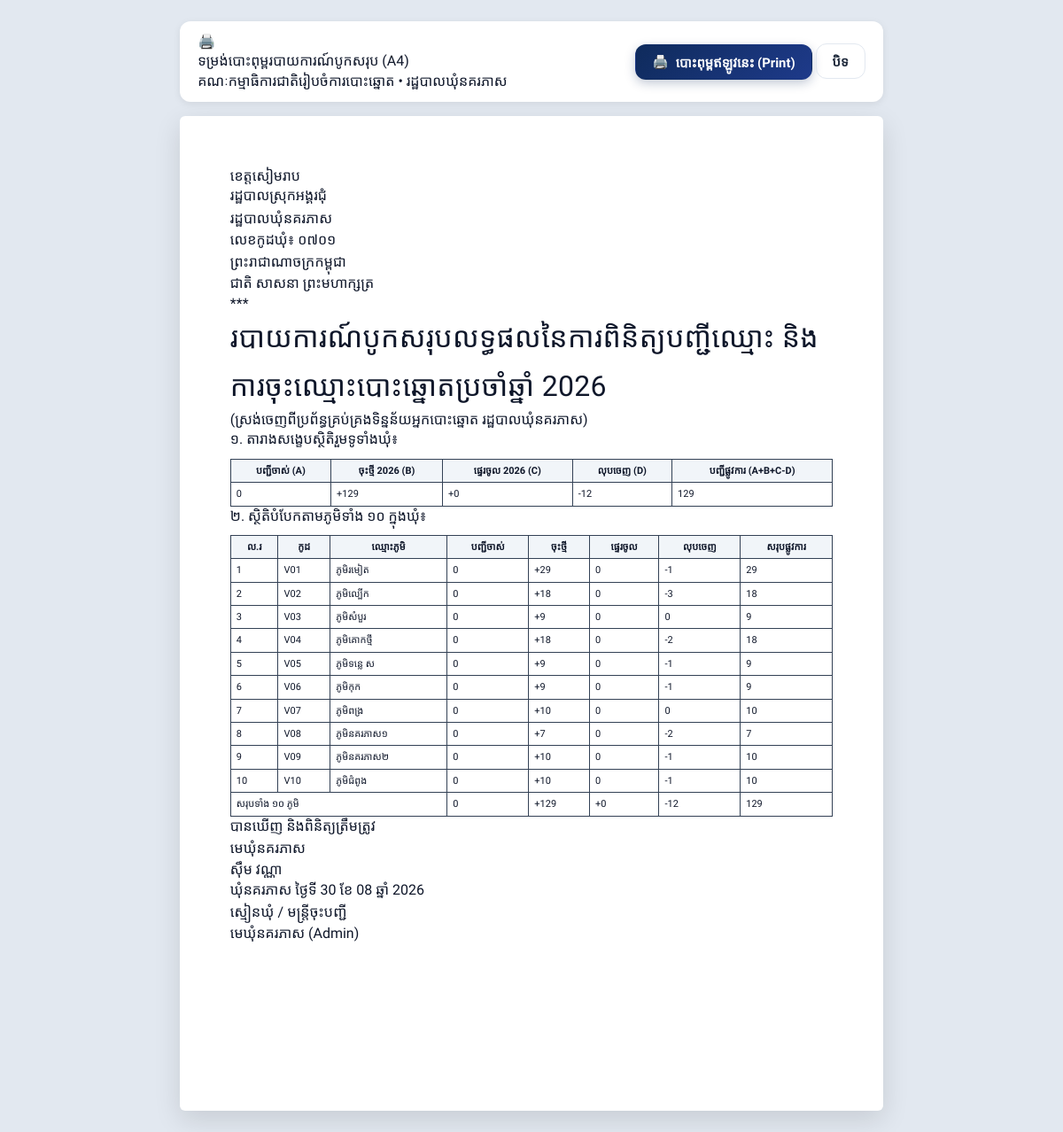
The page /reports/print/annual-summary (signed in) on the database its author committed.
### app/models.py (models this page shows, shortened)
class Village(Base):
    __tablename__ = "villages"
    id = Column(Integer, primary_key=True, index=True)
    code = Column(String(20), unique=True, index=True, nullable=False) # e.g. V01 to V10
    name_kh = Column(String(100), nullable=False)                     # e.g. ភូមិរមៀត
    name_en = Column(String(100), nullable=False)                     # e.g. Romiet Village
    chief_name = Column(String(100), nullable=True)                  # e.g. លោក ឈុន វុទ្ធី
    chief_phone = Column(String(50), nullable=True)                  # e.g. 012 345 678
    total_households = Column(Integer, default=0)
    created_at = Column(DateTime, default=get_cambodia_now)
    stations = relationship("PollingStation", back_populates="village")
    voters = relationship("Voter", back_populates="village")
    users = relationship("User", back_populates="village")
    birth_certificates = relationship("BirthCertificate", back_populates="village")

class User(Base):
    __tablename__ = "users"
    id = Column(Integer, primary_key=True, index=True)
    username = Column(String(50), unique=True, index=True, nullable=False)
    password_hash = Column(String(255), nullable=False)
    full_name = Column(String(100), nullable=False)
    role = Column(String(30), nullable=False) # admin, officer, village_chief
    station_id = Column(Integer, ForeignKey("polling_stations.id"), nullable=True) # for station officers
    village_id = Column(Integer, ForeignKey("villages.id"), nullable=True)         # for village chiefs
    phone = Column(String(50), nullable=True)
    photo_url = Column(Text, nullable=True)                                        # Base64 Data URI or Image path
    is_active = Column(Boolean, default=True)
    created_at = Column(DateTime, default=get_cambodia_now)
    station = relationship("PollingStation", back_populates="users")
    village = relationship("Village", back_populates="users")

### app/routes/report_routes.py (the view)
@router.get("/reports/print/annual-summary", response_class=HTMLResponse)
def print_annual_summary(
    request: Request,
    year: int = Query(2026, description="Registration year"),
    db: Session = Depends(get_db)
):
    current_user = get_current_user_optional(request, db)
    if not current_user:
        return RedirectResponse(url="/login", status_code=302)
    all_voters = db.query(Voter).all()
    villages = db.query(Village).order_by(Village.code).all()
    stations = db.query(PollingStation).order_by(PollingStation.code).all()
    legacy_count = len([v for v in all_voters if v.status == "active" and (v.reg_type == "legacy" or (v.reg_year and v.reg_year < year))])
    new_count = len([v for v in all_voters if v.status == "active" and v.reg_type == "new" and (v.reg_year == year or not v.reg_year)])
    transferred_count = len([v for v in all_voters if v.status == "active" and v.reg_type == "transferred" and v.reg_year == year])
    removed_count = len([v for v in all_voters if v.status in ["moved", "deceased", "suspended"]])
    total_active = legacy_count + new_count + transferred_count
    net_growth = (new_count + transferred_count) - removed_count
    village_stats = []
    for v in villages:
        v_voters = [vt for vt in all_voters if vt.village_id == v.id]
        v_legacy = len([vt for vt in v_voters if vt.status == "active" and (vt.reg_type == "legacy" or (vt.reg_year and vt.reg_year < year))])
        v_new = len([vt for vt in v_voters if vt.status == "active" and vt.reg_type == "new" and (vt.reg_year == year or not vt.reg_year)])
        v_transferred = len([vt for vt in v_voters if vt.status == "active" and vt.reg_type == "transferred" and vt.reg_year == year])
        v_removed = len([vt for vt in v_voters if vt.status in ["moved", "deceased", "suspended"]])
        v_active = v_legacy + v_new + v_transferred
        village_stats.append({
            "code": v.code,
            "name_kh": v.name_kh,
            "legacy": v_legacy,
            "new": v_new,
            "transferred": v_transferred,
            "removed": v_removed,
            "active": v_active
        })
    station_stats = []
    for s in stations:
        s_voters = [vt for vt in all_voters if vt.station_id == s.id]
        s_legacy = len([vt for vt in s_voters if vt.status == "active" and (vt.reg_type == "legacy" or (vt.reg_year and vt.reg_year < year))])
        s_new = len([vt for vt in s_voters if vt.status == "active" and vt.reg_type == "new" and (vt.reg_year == year or not vt.reg_year)])
        s_transferred = len([vt for vt in s_voters if vt.status == "active" and vt.reg_type == "transferred" and vt.reg_year == year])
        s_removed = len([vt for vt in s_voters if vt.status in ["moved", "deceased", "suspended"]])
        s_active = s_legacy + s_new + s_transferred
        station_stats.append({
            "code": s.code,
            "name": s.name,
            "location": s.location,
            "village_name": s.village.name_kh if s.village else "",
            "legacy": s_legacy,
            "new": s_new,
            "transferred": s_transferred,
            "removed": s_removed,
            "active": s_active
        })
    return templates.TemplateResponse(request=request, name="reports/print_annual_summary.html", context={
        "current_user": current_user,
        "year": year,
        "legacy_count": legacy_count,
        "new_count": new_count,
        "transferred_count": transferred_count,
        "removed_count": removed_count,
        "total_active": total_active,
        "net_growth": net_growth,
        "village_stats": village_stats,
        "station_stats": station_stats,
        "now": get_cambodia_now()
    })

### app/templates/reports/print_annual_summary.html (shortened to what this page needs)
<!DOCTYPE html>
<html lang="km">
<head>
    <link rel="stylesheet" href="/static/css/style.css?v=4.0">
    <link rel="stylesheet" href="/static/css/print.css?v=4.0" media="print">
</head>
<body>
    <div class="print-toolbar">
        <div class="flex items-center gap-2">
            <span class="text-xl">🖨️</span>
            <div>
                <div class="font-bold text-sm text-slate-800">ទម្រង់បោះពុម្ពរបាយការណ៍បូកសរុប (A4)</div>
                <div class="text-xs text-slate-500">គណៈកម្មាធិការជាតិរៀបចំការបោះឆ្នោត • រដ្ឋបាលឃុំនគរភាស</div>
            </div>
        </div>
        <div class="flex items-center gap-2">
            <button onclick="window.print()" class="btn btn-primary text-xs py-1.5 px-4 flex items-center gap-1 shadow-md">
                <span>🖨️</span> បោះពុម្ពឥឡូវនេះ (Print)
            </button>
            <button onclick="window.close()" class="btn btn-outline text-xs py-1.5 px-3">
                បិទ
            </button>
        </div>
    </div>
    <div class="sheet">
        <div class="flex justify-between items-start mb-4">
            <div class="text-left text-xs space-y-0.5">
                <div class="font-bold text-slate-800">ខេត្តសៀមរាប</div>
                <div class="font-bold text-slate-800">រដ្ឋបាលស្រុកអង្គរជុំ</div>
                <div class="font-bold text-blue-900 font-kh-moul text-sm">រដ្ឋបាលឃុំនគរភាស</div>
                <div class="text-[10px] text-slate-500">លេខកូដឃុំ៖ ០៧០១</div>
            </div>
            <div class="text-center text-xs">
                <div class="font-bold font-kh-moul text-xs text-slate-900">ព្រះរាជាណាចក្រកម្ពុជា</div>
                <div class="font-bold text-slate-800 text-[11px]">ជាតិ សាសនា ព្រះមហាក្សត្រ</div>
                <div class="text-xs font-serif tracking-widest text-slate-500 mt-0.5">***</div>
            </div>
        </div>
        <div class="text-center my-4">
            <h1 class="font-kh-moul text-sm text-blue-950 leading-relaxed">
                របាយការណ៍បូកសរុបលទ្ធផលនៃការពិនិត្យបញ្ជីឈ្មោះ និងការចុះឈ្មោះបោះឆ្នោតប្រចាំឆ្នាំ {{ year }}
            </h1>
            <p class="text-xs text-slate-600 font-bold mt-1">
                (ស្រង់ចេញពីប្រព័ន្ធគ្រប់គ្រងទិន្នន័យអ្នកបោះឆ្នោត រដ្ឋបាលឃុំនគរភាស)
            </p>
        </div>
        <div class="mb-4">
            <div class="text-xs font-bold text-slate-800 mb-1">១. តារាងសង្ខេបស្ថិតិរួមទូទាំងឃុំ៖</div>
            <table class="official-table text-center">
                <thead>
                    <tr>
                        <th class="w-1/5">បញ្ជីចាស់ (A)</th>
                        <th class="w-1/5 text-emerald-800">ចុះថ្មី {{ year }} (B)</th>
                        <th class="w-1/5 text-purple-800">ផ្ទេរចូល {{ year }} (C)</th>
                        <th class="w-1/5 text-rose-800">លុបចេញ (D)</th>
                        <th class="w-1/5 bg-amber-100 font-bold text-blue-950">បញ្ជីផ្លូវការ (A+B+C-D)</th>
                    </tr>
                </thead>
                <tbody>
                    <tr class="font-mono text-sm font-bold">
                        <td>{{ legacy_count }}</td>
                        <td class="text-emerald-700">+{{ new_count }}</td>
                        <td class="text-purple-700">+{{ transferred_count }}</td>
                        <td class="text-rose-600">-{{ removed_count }}</td>
                        <td class="bg-amber-50 text-blue-950 text-base">{{ total_active }}</td>
                    </tr>
                </tbody>
            </table>
        </div>
        <div class="mb-5">
            <div class="text-xs font-bold text-slate-800 mb-1">២. ស្ថិតិបំបែកតាមភូមិទាំង ១០ ក្នុងឃុំ៖</div>
            <table class="official-table">
                <thead>
                    <tr>
                        <th class="w-8">ល.រ</th>
                        <th>កូដ</th>
                        <th>ឈ្មោះភូមិ</th>
                        <th class="text-center">បញ្ជីចាស់</th>
                        <th class="text-center text-emerald-800">ចុះថ្មី</th>
                        <th class="text-center text-purple-800">ផ្ទេរចូល</th>
                        <th class="text-center text-rose-800">លុបចេញ</th>
                        <th class="text-center font-bold text-blue-950 bg-slate-200">សរុបផ្លូវការ</th>
                    </tr>
                </thead>
                <tbody>
                    {% for vs in village_stats %}
                    <tr>
                        <td class="text-center font-mono">{{ loop.index }}</td>
                        <td class="text-center font-mono">{{ vs.code }}</td>
                        <td class="font-bold">{{ vs.name_kh }}</td>
                        <td class="text-center font-mono">{{ vs.legacy }}</td>
                        <td class="text-center font-mono font-bold text-emerald-700">{% if vs.new > 0 %}+{{ vs.new }}{% else %}0{% endif %}</td>
                        <td class="text-center font-mono font-semibold text-purple-700">{% if vs.transferred > 0 %}+{{ vs.transferred }}{% else %}0{% endif %}</td>
                        <td class="text-center font-mono font-semibold text-rose-600">{% if vs.removed > 0 %}-{{ vs.removed }}{% else %}0{% endif %}</td>
                        <td class="text-center font-mono font-bold text-blue-950 bg-slate-50">{{ vs.active }}</td>
                    </tr>
                    {% endfor %}
                    <tr class="bg-slate-100 font-bold border-t-2 border-slate-400">
                        <td colspan="3" class="text-center font-bold">សរុបទាំង ១០ ភូមិ</td>
                        <td class="text-center font-mono">{{ legacy_count }}</td>
                        <td class="text-center font-mono text-emerald-700">+{{ new_count }}</td>
                        <td class="text-center font-mono text-purple-700">+{{ transferred_count }}</td>
                        <td class="text-center font-mono text-rose-600">-{{ removed_count }}</td>
                        <td class="text-center font-mono text-blue-950 text-sm bg-amber-100">{{ total_active }}</td>
                    </tr>
                </tbody>
            </table>
        </div>
        <div class="mt-8 grid grid-cols-2 text-center text-xs">
            <div>
                <p class="font-bold text-slate-700">បានឃើញ និងពិនិត្យត្រឹមត្រូវ</p>
                <p class="font-bold font-kh-moul text-xs text-slate-900 mt-1">មេឃុំនគរភាស</p>
                <p class="font-bold text-slate-800">ស៊ឹម វណ្ណា</p>
            </div>
            <div>
                <p class="text-slate-600">ឃុំនគរភាស ថ្ងៃទី {{ now.strftime('%d') }} ខែ {{ now.strftime('%m') }} ឆ្នាំ {{ now.strftime('%Y') }}</p>
                <p class="font-bold font-kh-moul text-xs text-slate-900 mt-1">ស្មៀនឃុំ / មន្ត្រីចុះបញ្ជី</p>
                <p class="font-bold text-slate-800">{{ current_user.full_name }}</p>
            </div>
        </div>
    </div>
</body>
</html>

### app/static/css/style.css (style rules this page uses)
:root { --font-body: 'Kantumruy Pro', 'Siemreap', 'Battambang', 'Outfit', system-ui, -apple-system, sans-serif; --font-heading: 'Kantumruy Pro', 'Siemreap', 'Battambang', sans-serif; --font-khmer-title: 'Moul', cursive; --font-khmer-bold: 'Kantumruy Pro', 'Battambang', sans-serif; --color-primary: #0f2b5c; --color-primary-light: #1e3a8a; --color-primary-dark: #0a1c3d; --color-accent: #d4af37; --color-accent-hover: #b89628; --color-success: #10b981; --color-success-bg: #ecfdf5; --color-warning: #f59e0b; --color-warning-bg: #fffbeb; --color-danger: #ef4444; --color-danger-bg: #fef2f2; --color-info: #3b82f6; --color-info-bg: #eff6ff; --bg-main: #f8fafc; --bg-card: #ffffff; --border-color: #e2e8f0; --text-main: #1e293b; --text-muted: #64748b; --shadow-sm: 0 1px 2px 0 rgb(0 0 0 / 0.05); --shadow-md: 0 4px 6px -1px rgb(0 0 0 / 0.1), 0 2px 4px -2px rgb(0 0 0 / 0.1); --shadow-lg: 0 10px 15px -3px rgb(0 0 0 / 0.1), 0 4px 6px -4px rgb(0 0 0 / 0.1); --shadow-xl: 0 20px 25px -5px rgb(0 0 0 / 0.1), 0 8px 10px -6px rgb(0 0 0 / 0.1); --radius-md: 12px; --radius-lg: 16px; --radius-xl: 24px; }
* { margin: 0; padding: 0; box-sizing: border-box; }
html { height: 100%; width: 100%; }
body { font-family: var(--font-body); background-color: var(--bg-main); color: var(--text-main); min-height: 100%; width: 100%; margin: 0; padding: 0; line-height: 1.65; -webkit-font-smoothing: antialiased; -moz-osx-font-smoothing: grayscale; text-rendering: optimizeLegibility; transition: background-color 0.25s ease, color 0.2s ease; }
.kh-moul, .font-kh-moul { font-family: var(--font-khmer-title); font-weight: 400 !important; line-height: 1.7; letter-spacing: 0.01em; }
.btn { display: inline-flex; align-items: center; justify-content: center; gap: 8px; padding: 9px 18px; font-size: 0.925rem; font-weight: 600; font-family: var(--font-body); border-radius: var(--radius-md); cursor: pointer; transition: all 0.2s cubic-bezier(0.4, 0, 0.2, 1); border: 1px solid transparent; text-decoration: none; white-space: nowrap; }
.btn-primary { background: linear-gradient(135deg, #0f2b5c 0%, #1e3a8a 100%); color: white; box-shadow: 0 4px 12px rgba(15, 43, 92, 0.25); }
.btn-outline { background: transparent; border-color: var(--border-color); color: var(--text-main); }
body, h1, h2, h3, h4, h5, h6, p, span, a, td, th, label, button, input, select { -webkit-font-smoothing: antialiased; -moz-osx-font-smoothing: grayscale; text-rendering: optimizeLegibility; }

### app/templates/reports/print_annual_summary.html (style rules this page uses)
* { box-sizing: border-box; margin: 0; padding: 0; }
body { background-color: #e2e8f0; font-family: 'Kantumruy Pro', 'Siemreap', 'Battambang', sans-serif; color: #0f172a; padding: 24px; line-height: 1.4; -webkit-font-smoothing: antialiased; }
.font-kh-moul { font-family: 'Moul', 'Khmer OS Muol Light', serif; }
.print-toolbar { max-width: 210mm; margin: 0 auto 16px auto; display: flex; align-items: center; justify-content: space-between; background: white; padding: 12px 20px; border-radius: 12px; box-shadow: 0 2px 8px rgba(0,0,0,0.08); }
.sheet { background: white; width: 210mm; min-height: 297mm; margin: 0 auto; padding: 15mm 15mm; box-shadow: 0 10px 30px rgba(0,0,0,0.12); border-radius: 6px; }
.official-table { width: 100%; border-collapse: collapse; font-size: 11px; margin-top: 10px; }
.official-table th, .official-table td { border: 1px solid #334155; padding: 5px 6px; }
.official-table th { background-color: #f1f5f9; font-weight: bold; text-align: center; }

### rows shown on the page
Village: code "V01", name_kh "ភូមិរមៀត", legacy "0", new "29", removed "1", active "29"
Village: code "V02", name_kh "ភូមិល្បើក", legacy "0", new "18", removed "3", active "18"
Village: code "V03", name_kh "ភូមិសំបួរ", legacy "0", new "9", active "9"
Village: code "V04", name_kh "ភូមិគោកថ្មី", legacy "0", new "18", removed "2", active "18"
Village: code "V05", name_kh "ភូមិទន្លេ ស", legacy "0", new "9", removed "1", active "9"
Village: code "V06", name_kh "ភូមិកុក", legacy "0", new "9", removed "1", active "9"
Village: code "V07", name_kh "ភូមិពង្រ", legacy "0", new "10", active "10"
Village: code "V08", name_kh "ភូមិនគរភាស១", legacy "0", new "7", removed "2", active "7"
Village: code "V09", name_kh "ភូមិនគរភាស២", legacy "0", new "10", removed "1", active "10"
Village: code "V10", name_kh "ភូមិជំពូង", legacy "0", new "10", removed "1", active "10"
User: full_name "មេឃុំនគរភាស (Admin)"

### other values the page prints
{{ year }} "2026"
{{ legacy_count }} "0"
{{ new_count }} "129"
{{ transferred_count }} "0"
{{ removed_count }} "12"
{{ total_active }} "129"
{{ now.strftime('%d') }} "30"
{{ now.strftime('%m') }} "08"
{{ now.strftime('%Y') }} "2026"
